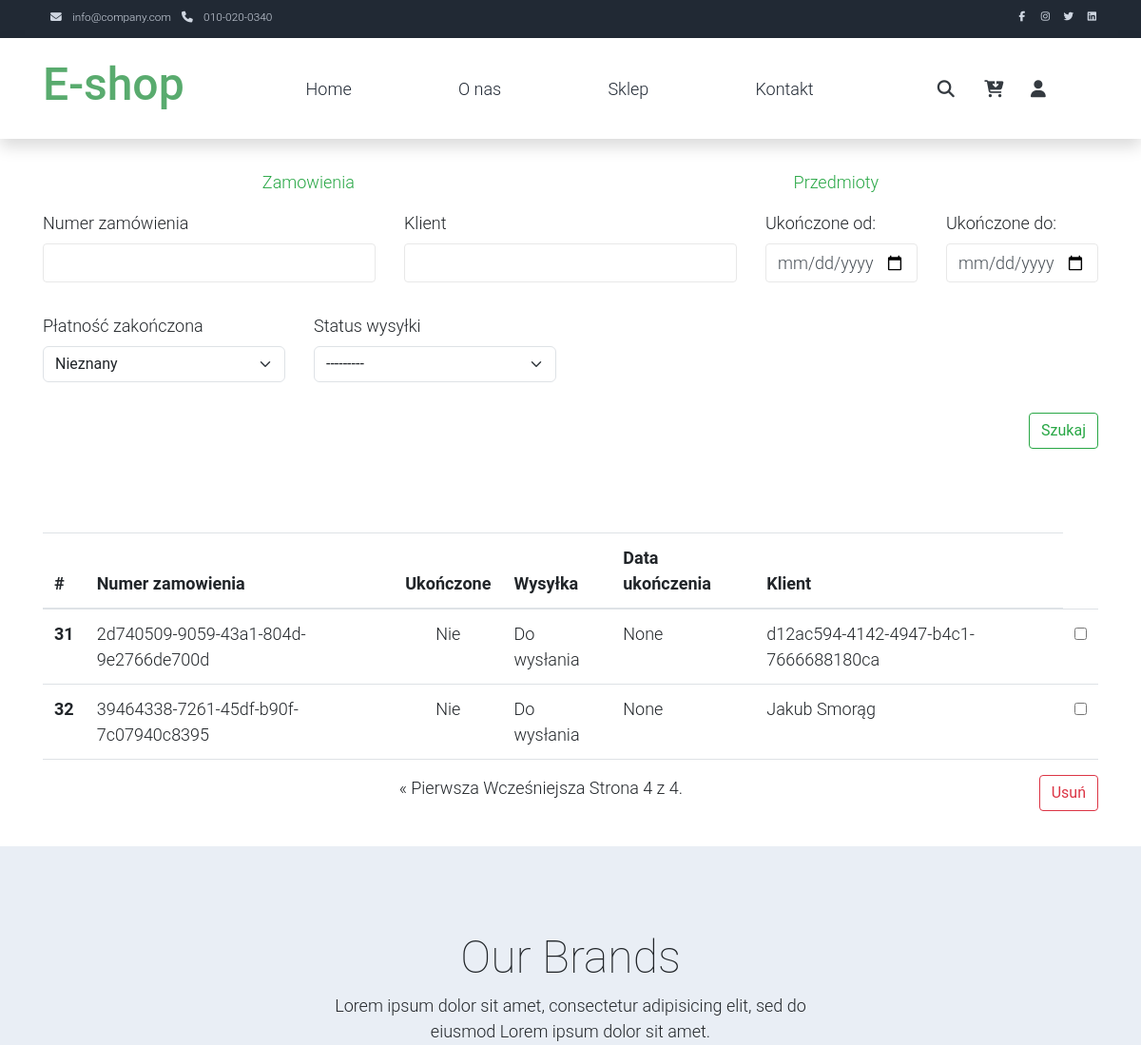
The page /dashboard/orders/?page=6 (upper part) on the database as committed earlier.
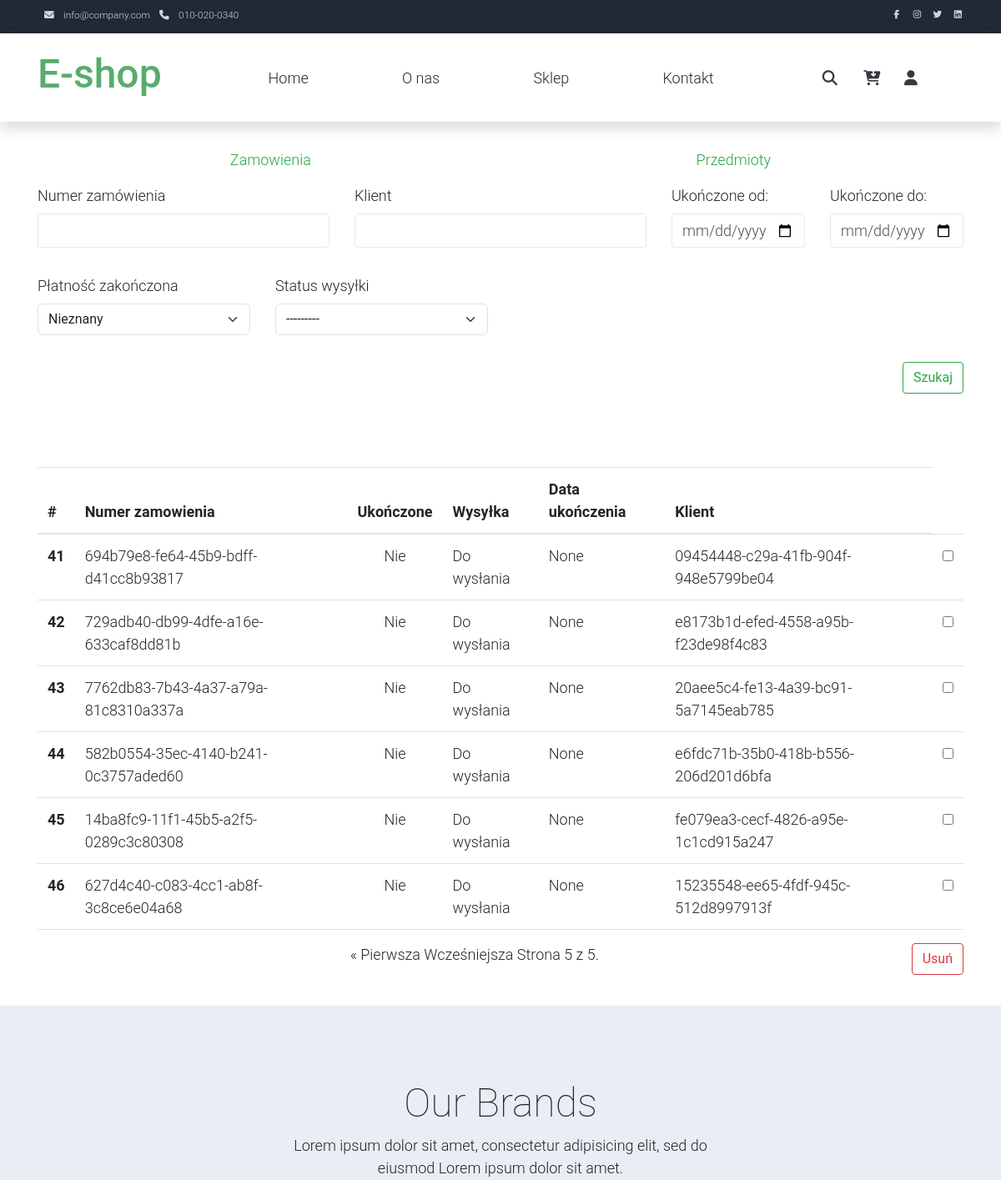
The same page on the database as committed later.
### App/models.py (models this page shows, shortened)
class Order(models.Model):
    SHIPMNET_STATUS_CHOICES = (
        ('Do wysłania', 'Do wysłania'),
        ('Wysłana', 'Wysłana'),
        ('Dostarczona', 'Dostarczona'),
    )
    customer = models.ForeignKey(Customer, on_delete=models.CASCADE)
    address = models.ForeignKey(AddressInformation, on_delete=models.SET_NULL,
                                null=True, blank=True, related_name="address_order")
    date_ordered = models.DateTimeField(auto_now_add=True)
    complete = models.BooleanField(default=False)
    transaction_id = models.CharField(max_length=100, null=True)
    payment_in_progress = models.BooleanField(default=False)
    completion_date = models.DateTimeField(null=True, blank=True)
    shipment_status = models.CharField(
        max_length=15, choices=SHIPMNET_STATUS_CHOICES, null=True, default="Do wysłania")
    cupon = models.ForeignKey(
        Cupon, on_delete=models.SET_NULL, null=True, blank=True)

class Customer(models.Model):
    user = models.OneToOneField(
        User, on_delete=models.CASCADE, related_name='customer', null=True)
    device = models.CharField(max_length=200, null=True, blank=True)
    name = models.CharField(max_length=100, null=True)
    last_name = models.CharField(max_length=100, null=True)
    email = models.EmailField(null=True)
    creation_date = models.DateTimeField(auto_now_add=True, null=True)
    phone_number = PhoneNumberField(blank=True)
    full_name = models.CharField(max_length=250, null=True, blank=True)
    def __str__(self):
        if self.user:
            name = f"{self.name} {self.last_name}"
        else:
            name = self.device
        return name

### Dashboard/views.py (the view, shortened to what this page needs)
# urls.py: path('orders/', views.dashboard_orders, name="dashboard_orders"),
def dashboard_orders(request):
    orders = Order.objects.all()
    myFilter = OrderFilter(request.GET, queryset=orders)
    orders = myFilter.qs
    paginator = Paginator(orders, 10)
    page_number = request.GET.get("page")
    page_obj = paginator.get_page(page_number)
    context = {
        'page_obj': page_obj,
        'myFilter': myFilter,
    }
    return render(request, 'Dashboard/dashboard_orders.html', context)

### Dashboard/templates/Dashboard/dashboard_orders.html (shortened to what this page needs)
{% extends 'App/base.html' %}
{% load static %}
{% load crispy_forms_tags %}
{% block content %}
<div class="container">
<ul class="nav nav-pills nav-fill mt-4">
    <li class="nav-item">
      <a class="nav-link btn-outline-success" href="{% url 'Dashboard:dashboard_orders' %}">Zamowienia</a>
    </li>
    <li class="nav-item">
      <a class="nav-link btn-outline-success" href="{% url 'Dashboard:dashboard_items'%}">Przedmioty</a>
    </li>
</ul>
    <form method="GET" action="{% url 'Dashboard:dashboard_orders' %}" class="mt-2">
        <div class="row">
            <div class="form-group col-md-4">
                {{ myFilter.form.order_id|as_crispy_field }}
            </div>
            <div class="form-group col-md-4">
                {{ myFilter.form.customer|as_crispy_field }}
            </div>
            <div class="form-group col-md-2">
                {{ myFilter.form.start_date|as_crispy_field }}
            </div>
            <div class="form-group col-md-2">
                {{ myFilter.form.end_date|as_crispy_field }}
            </div>
            <div class="form-group col-md-3">
                {{ myFilter.form.status|as_crispy_field }}
            </div>
            <div class="form-group col-md-3">
              {{ myFilter.form.shipment_status|as_crispy_field }}
          </div>
            <div class="form-group col-md-12">
                <button class="btn btn-outline-success mb-5 float-end" type='submit'>Szukaj</button>
            </div>
        </div>
    </form>
    <table class="table mt-4">
        <thead>
          <tr>
            <th scope="col">#</th>
            <th scope="col">Numer zamowienia</th>
            <th scope="col">Ukończone</th>
            <th scope="col">Wysyłka</th>
            <th scope="col">Data ukończenia</th>
            <th scope="col">Klient</th>
          </tr>
        </thead>
        <tbody>
        <form method="POST" action="{% url 'Dashboard:dashboard_orders'%}">
        {% for order in page_obj %}
          <tr>
            <th scope="row">{{ page_obj.start_index|add:forloop.counter0 }}</th>
            <td><a href="{% url 'Dashboard:dashboard_order' order.id %}" class="link-dark">{{ order.transaction_id}}</a></td>
            {% if order.complete == True %}
            <td class="text-center">Tak</i></td>
            {% else %}
            <td class="text-center">Nie</i></td>
            {% endif %}
            <td>{{ order.shipment_status}}</td>
            <td>{{ order.completion_date}}</td>
            <td><a href="" class="link-dark">{{ order.customer}}</a></td>
            <td><input type="checkbox" name="check" value="{{order.id}}" multiple></td>
          </tr>
        {% endfor %}
        </tbody>
      </table>
      <button class="btn btn-outline-danger mb-5 float-end" type='submit'>Usuń</button>
      <div class="post-block text-center mb-5">
        <span class="step-links">
            {% if page_obj.has_previous %}
                <aclass="link-dark" href="?page=1">&laquo; Pierwsza</a>
                <a class="link-dark" href="?page={{ page_obj.previous_page_number }}">Wcześniejsza</a>
            {% endif %}
            <span class="current">
                Strona {{ page_obj.number }} z {{ page_obj.paginator.num_pages }}.
            </span>
        </span>
    </div>
</div>
{% endblock %}

Rows that differ between the two databases and show on the page:
no longer on this page (row unchanged): Order: start_index|add "31", transaction_id "2d740509-9059-43a1-804d-9e2766de700d", complete "Nie", shipment_status "Do wysłania", completion_date "None", customer "d12ac594-4142-4947-b4c1-7666688180ca"
no longer on this page (row unchanged): Order: start_index|add "32", transaction_id "39464338-7261-45df-b90f-7c07940c8395", complete "Nie", shipment_status "Do wysłania", completion_date "None", customer "Jakub Smorąg"
added Order: start_index|add "41", transaction_id "694b79e8-fe64-45b9-bdff-d41cc8b93817", complete "Nie", shipment_status "Do wysłania", completion_date "None", customer "09454448-c29a-41fb-904f-948e5799be04"
added Order: start_index|add "42", transaction_id "729adb40-db99-4dfe-a16e-633caf8dd81b", complete "Nie", shipment_status "Do wysłania", completion_date "None", customer "e8173b1d-efed-4558-a95b-f23de98f4c83"
added Order: start_index|add "43", transaction_id "7762db83-7b43-4a37-a79a-81c8310a337a", complete "Nie", shipment_status "Do wysłania", completion_date "None", customer "20aee5c4-fe13-4a39-bc91-5a7145eab785"
added Order: start_index|add "44", transaction_id "582b0554-35ec-4140-b241-0c3757aded60", complete "Nie", shipment_status "Do wysłania", completion_date "None", customer "e6fdc71b-35b0-418b-b556-206d201d6bfa"
added Order: start_index|add "45", transaction_id "14ba8fc9-11f1-45b5-a2f5-0289c3c80308", complete "Nie", shipment_status "Do wysłania", completion_date "None", customer "fe079ea3-cecf-4826-a95e-1c1cd915a247"
added Order: start_index|add "46", transaction_id "627d4c40-c083-4cc1-ab8f-3c8ce6e04a68", complete "Nie", shipment_status "Do wysłania", completion_date "None", customer "15235548-ee65-4fdf-945c-512d8997913f"
Other text that changed with them:
{{ page_obj.number }}: "4" → "5"
{{ page_obj.paginator.num_pages }}: "4" → "5"
